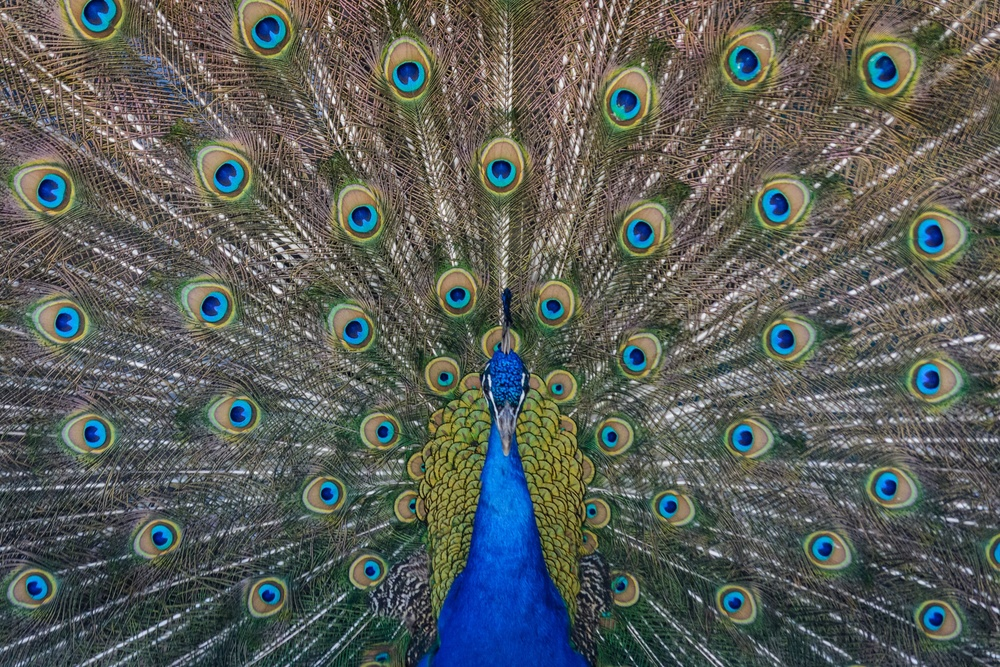
#> input picture images/steve-harvey-_7S3tOs424o-unsplash.jpg, 1000 x 667 px, shrunk from 3000 x 2000 before the run
$ python cascade.py ../images/steve-harvey-_7S3tOs424o-unsplash.jpg
#> lines starting #> are read from the running program, lines starting #| are printed output that depends on the picture
#! python

# Original code by vvdr12: https://gist.github.com/vvdr12/6327611
# USAGE: ./japanify.py TDZSJMs.jpg
# REQUIRE: Pillow + optionally tqdm

import argparse
from PIL import Image
from os.path import basename, dirname, join
try:
    from tqdm import tqdm
except ImportError:  # optional dependency, simply print a X/Y ratio on each step else
    def tqdm(iterable, total):  # fallback
        for j, _ in enumerate(iterable):
            if j % 100 == 0: yield print(f'{j} / {total}')


def main():
    args = parse_args()
    destination_image = join(dirname(args.source_image),
                             'cascade_' + basename(args.source_image))

    img = Image.open(args.source_image)
#> img is the input picture: PIL image 1000x667 RGB; mean R, G, B 90.3, 94.2, 89
    print('Format:', img.format)
#| Format: JPEG
    print('Size:', img.size)
#| Size: (1000, 667)
    print('Mode:', img.mode)
#| Mode: RGB

    img_height = img.size[1]
#> img_height = 667
    list(tqdm(japanify(img, args.threshold), total=img_height))
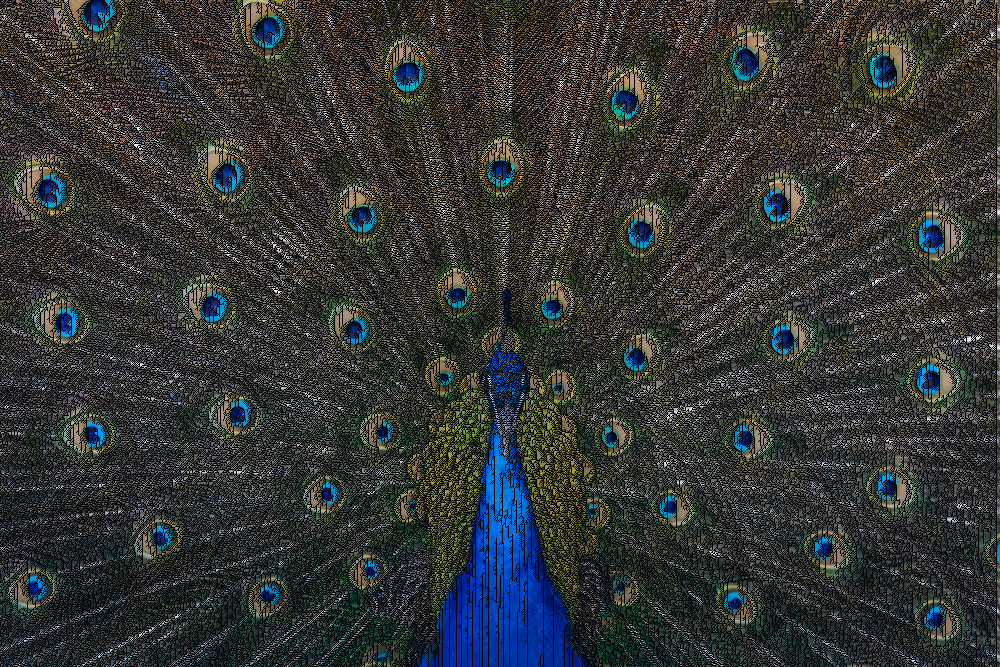
#> img: PIL image 1000x667 RGB; mean R, G, B 49.5, 52.4, 50.4
    img.save(destination_image)


def parse_args():
    parser = argparse.ArgumentParser()
    parser.add_argument('source_image')
    parser.add_argument('--threshold', type=int, default=20,
                        help='change for higher/lower line density')
    return parser.parse_args()


def japanify(img, threshold):
    width, height = img.size
    img = img.load()  # getting PixelAccess
    for j in range(height):
        contrast = contrastpoints(img, j - 1 if j else 0, width, threshold) # computing contrast of previous row
        m = 0
        for i in range(width):
            if m < len(contrast) and i >= contrast[m]:
                img[i, j] = (0, 0, 0) # black
                m += 1
        yield 'ROW_COMPLETE' # progress tracking


def contrastpoints(img, j, width, threshold):
    contrast = []
    for i in range(width - 3):
        ave1 = sum(img[i + 0, j][:3]) / 3
        ave2 = sum(img[i + 1, j][:3]) / 3
        ave3 = sum(img[i + 2, j][:3]) / 3
        ave4 = sum(img[i + 3, j][:3]) / 3
        if abs(ave2 - ave1) > threshold and  abs(ave1 - ave3) > (threshold / 2):
            contrast.append(i)
    return contrast


if __name__ == '__main__':
    main()
